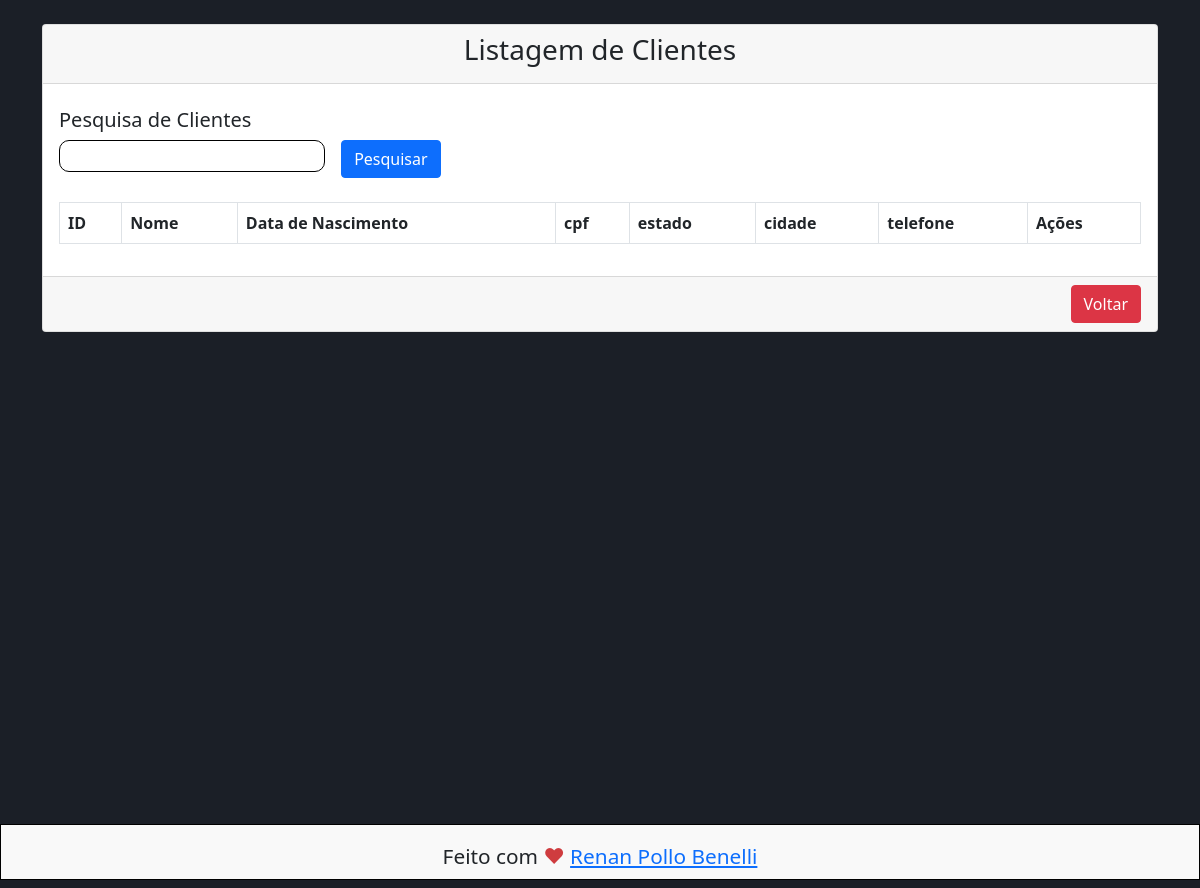
The app's page /view/cliente/lstClientes.php (signed in), older data.
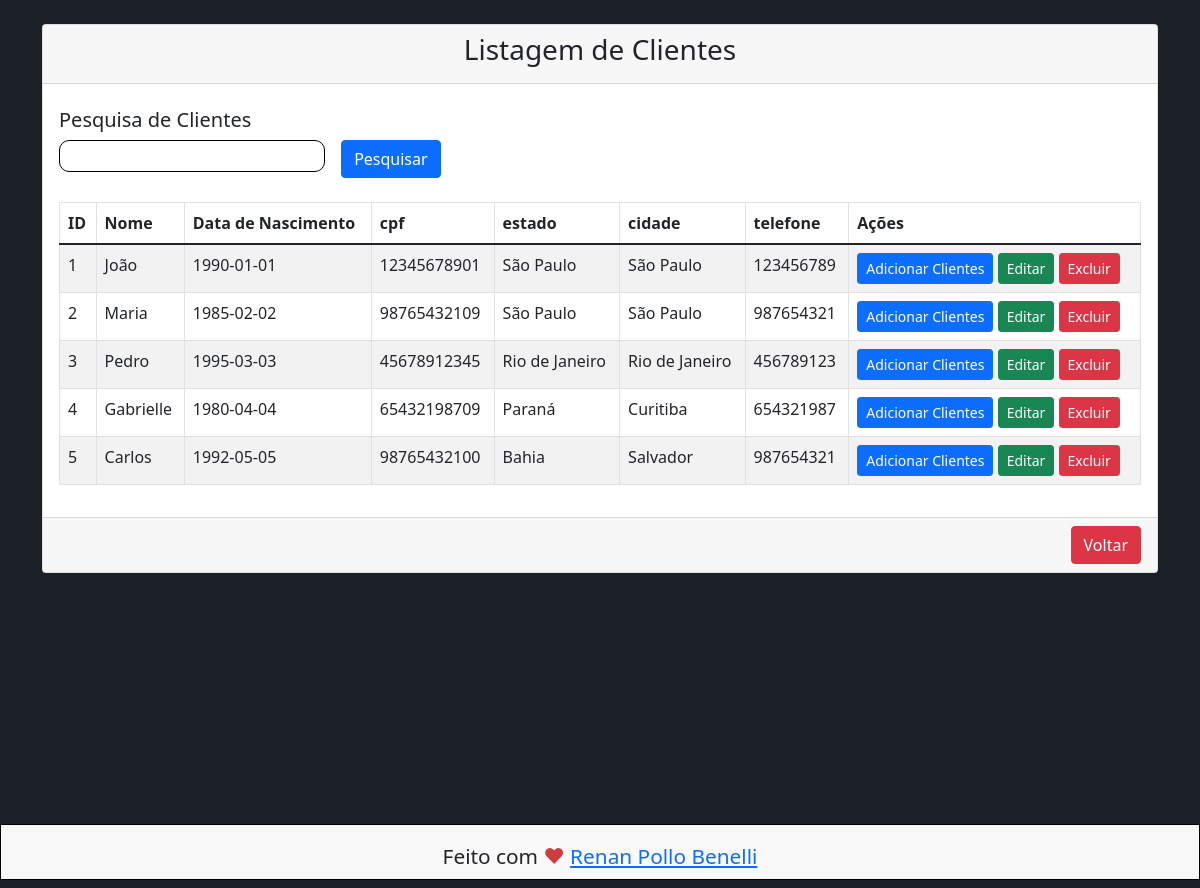
The same page, newer data.
### tables this page shows
CREATE TABLE `cliente` (
  `id` int(11) NOT NULL,
  `nome` varchar(255) DEFAULT NULL,
  `data_nascimento` date DEFAULT NULL,
  `cpf` varchar(12) DEFAULT NULL,
  `estado` varchar(50) DEFAULT NULL,
  `cidade` varchar(100) DEFAULT NULL,
  `telefone` varchar(20) DEFAULT NULL
);

### dao/ClienteDao.php (called while the page is built, shortened)
<?php
include_once 'C:\xampp\htdocs\Sistema-VendasPHP\model\Cliente.php';
class ClienteDao {
    public function findAll() {
        $sql = "SELECT * FROM `cliente`;";
        $conn = Conexao::conectar();
        $result = $conn->query($sql);
        $lstClientes = [];
        foreach ($result as $linha) {
            $cliente = new Cliente();
            $cliente->setId($linha['id']);
            $cliente->setNome($linha['nome']);
            $cliente->setDataNascimento($linha['data_nascimento']);
            $cliente->setCpf($linha['cpf']);
            $cliente->setEstado($linha['estado']);
            $cliente->setCidade($linha['cidade']);
            $cliente->setTelefone($linha['telefone']);
            $lstClientes[] = $cliente;
        }
        return $lstClientes;
    }
}
?>

### bll/ClienteBll.php (called while the page is built, shortened)
<?php
include_once 'C:\xampp\htdocs\Sistema-VendasPHP\dao\ClienteDao.php';
class ClienteBll {
    public function findAll() {
        $dao = new ClienteDao();
        return $dao->findAll();
    }
}
?>

### model/Cliente.php (called while the page is built, shortened)
<?php
class Cliente {
    private $id;
    private $nome;
    private $dataNascimento;
    private $cpf;
    private $estado;
    private $cidade;
    private $telefone;
    public function getId() {
        return $this->id;
    }
    public function setId(int $id) {
        $this->id = $id;
    }
    public function getNome() {
        return $this->nome;
    }
    public function setNome(string $nome) {
        $this->nome = $nome;
    }
    public function getDataNascimento() {
        return $this->dataNascimento;
    }
    public function setDataNascimento(string $dataNascimento) {
        $this->dataNascimento = $dataNascimento;
    }
    public function getCpf() {
        return $this->cpf;
    }
    public function setCpf(string $cpf) {
        $this->cpf = $cpf;
    }
    public function getEstado() {
        return $this->estado;
    }
    public function setEstado(string $estado) {
        $this->estado = $estado;
    }
    public function getCidade() {
        return $this->cidade;
    }
    public function setCidade(string $cidade) {
        $this->cidade = $cidade;
    }
    public function getTelefone() {
        return $this->telefone;
    }
    public function setTelefone(string $telefone) {
        $this->telefone = $telefone;
    }
}
?>

### view/cliente/lstClientes.php (the view, shortened to what this page needs)
<?php
include_once '../../bll/ClienteBll.php';
$bll = new ClienteBll();
if (isset($_GET['busca'])) {
    $busca = $_GET['busca'];
} else {
    $busca = null;
}
if ($busca == null) {
    $lstCliente = $bll->findAll();
} else {
    $lstCliente = $bll->findByNome($busca);
}
?>
<!DOCTYPE html>
<html>
<head>
    <link href="https://cdn.jsdelivr.net/npm/bootstrap@5.1.3/dist/css/bootstrap.min.css" rel="stylesheet">
    <link rel="stylesheet" href="../../view/css/formatacao.css">
</head>
<body>
    <div class="container mt-4">
        <div class="row">
            <div class="col-md-12">
                <div class="card">
                    <div class="card-header">
                        <h3>Listagem de Clientes</h4>
                    </div>
                    <div class="card-search">
                        <form action="../cliente/lstClientes.php" method="GET" id="" class="">
                            <h5>Pesquisa de Clientes</h5>
                            <div class="teste">
                                <input type="text" class="input-pesquisa" id="txtBusca" name="busca">
                                <button type="submit" class="btn btn-primary float-end"><span>Pesquisar</span></button>
                            </div>
                        </form>
                    </div>
                    <div class="card-body">
                        <table class="table table-bordered table-striped">
                            <thead>
                                <tr>
                                    <th>ID</th>
                                    <th>Nome</th>
                                    <th>Data de Nascimento</th>
                                    <th>cpf</th>
                                    <th>estado</th>
                                    <th>cidade</th>
                                    <th>telefone</th>
                                    <th>Ações</th>
                                </tr>
                            </thead>
                            <tbody>
                                <?php foreach ($lstCliente as $cliente) { ?>
                                    <tr>
                                        <td>
                                            <?php echo $cliente->getId(); ?>
                                        </td>
                                        <td>
                                            <?php echo $cliente->getNome(); ?>
                                        </td>
                                        <td>
                                            <?php echo $cliente->getDataNascimento(); ?>
                                        </td>
                                        <td>
                                            <?php echo $cliente->getCpf(); ?>
                                        </td>
                                        <td>
                                            <?php echo $cliente->getEstado(); ?>
                                        </td>
                                        <td>
                                            <?php echo $cliente->getCidade(); ?>
                                        </td>
                                        <td>
                                            <?php echo $cliente->getTelefone(); ?>
                                        </td>
                                        <td>
                                            <a href="addCliente.php" class="btn btn-primary btn-sm">Adicionar
                                                Clientes</a>
                                            <a href="attCliente.php?id=<?= $cliente->getId(); ?>"
                                                class="btn btn-success btn-sm">Editar</a>
                                            <a onclick="JavaScript:remover(<?php echo $cliente->getId(); ?>)"
                                                class="btn btn-danger btn-sm">Excluir</a>
                                        </td>
                                    </tr>
                                <?php } ?>
                            </tbody>
                        </table>
                    </div>
                    <div class="card-footer">
                        <h4>
                            <a href="../control-painel/controlPainel.php" class="btn btn-danger float-end">Voltar</a>
                        </h4>
                    </div>
                </div>
            </div>
        </div>
    </div>
    <footer id="footer" class="footer white-bg">
        <p>Feito com <span class="heart">♥</span> <a href="https://beacons.ai/renanpollo" target="_blank">Renan Pollo Benelli</a></p>
    </footer>
</body>
</html>

### view/css/formatacao.css (style rules this page uses)
:root { --white-color: #fff; --white-smoke-color: #F9F9F9; --black-color: #000; --red-color: #CF3C3F; --light-grey-color: #ECECEC; --grey-color: #C4C4C4; --medium-grey-color: #a7a7a7; --deep-grey-color: #343434; --blue-color: #1B77F3; --dark-blue-color: #1B1F27; }
body { width: 100%; height: 100vh; background-color: var(--dark-blue-color); }
.container { width: 100%; height: 100%; }
.card-search { width: 80%; display: flex; flex-direction: column; margin-top: 1rem; padding: 0.5rem 1rem; }
.card-search .teste { display: flex; flex-direction: row; justify-content: flex-start; }
.input-pesquisa { all: unset; width: 30%; height: 1.5rem; border: 1px solid black; border-radius: 10px; padding: .2rem; margin-right: 1rem; font-size: .8rem; }
h3 { text-align: center; }
footer { height: 7vh; text-align: center; font-size: 1.3rem; background-color: var(--white-smoke-color); border: 1px solid black; }
.heart { color: var(--red-color); }
.footer p { margin: 0; padding: 1rem; }

Row changes from the older to the newer data that the page shows:
added cliente: id "1", nome "João", data_nascimento "1990-01-01", cpf "12345678901", estado "São Paulo", cidade "São Paulo", telefone "123456789"
added cliente: id "2", nome "Maria", data_nascimento "1985-02-02", cpf "98765432109", estado "São Paulo", cidade "São Paulo", telefone "987654321"
added cliente: id "3", nome "Pedro", data_nascimento "1995-03-03", cpf "45678912345", estado "Rio de Janeiro", cidade "Rio de Janeiro", telefone "456789123"
added cliente: id "4", nome "Gabrielle", data_nascimento "1980-04-04", cpf "65432198709", estado "Paraná", cidade "Curitiba", telefone "654321987"
added cliente: id "5", nome "Carlos", data_nascimento "1992-05-05", cpf "98765432100", estado "Bahia", cidade "Salvador", telefone "987654321"
